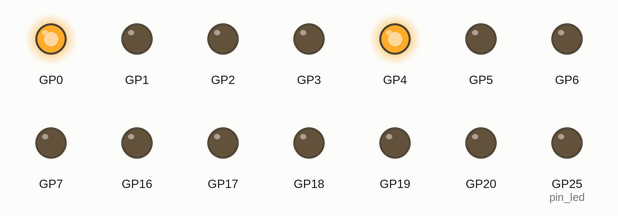
The program below on a simulated Raspberry Pi Pico running MicroPython. On the bench: output pins drawn as LEDs (lit = HIGH). At 0.4 s the program stops and its outputs stay as they are.

Above: at 0.05 s.
At 0.4 s:
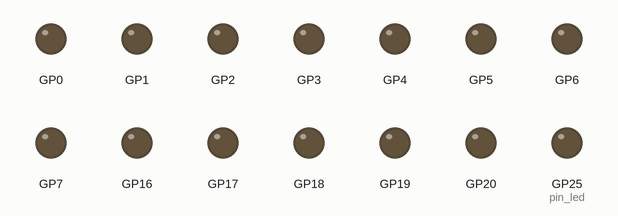
Timing chart, 0 to 1.9 s (numbered marks = the images above):
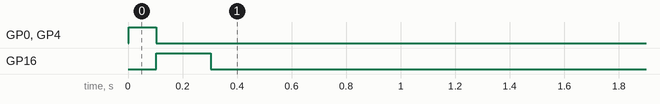

The program:

offall.py
```python
import utime
from Switching2x2_v1 import Switching2x2_v1

def main():
    swm = Switching2x2_v1()
    swm.enable()

    utime.sleep(0.1)

    """
    for i in range(100):
        nch = i % 6 + 1
        print (nch)
        swm.select_mux(nch)
        #print(f"failed to select_mux #{nch}")
        utime.sleep(1)
        """

    swm.ADG633[0].set_pins("0000")
    swm.ADG633[1].set_pins("0000")

    swm.ADG1406[0].set_pins("00000")

if __name__ == "__main__":
    main()
```

Switching2x2_v1.py
```python
#################################################
# Switching matrix 2x2 ver. 1
#################################################

# see pin_v1.md for pin setup
from machine import Pin
from PICO_ADG633 import PICO_ADG633
from PICO_ADG1406 import PICO_ADG1406
from pin_v1 import *


class Switching2x2_v1(object):
    ADG633 = []
    ADG1406 = []

    def __init__(self):
        self.ADG633.append(PICO_ADG633(pin_ADG633_1))
        self.ADG633.append(PICO_ADG633(pin_ADG633_2))
        self.ADG1406.append(PICO_ADG1406(pin_ADG1406_1))
        self.pin_led = Pin("LED", mode=Pin.OUT)

    def __select_path(self, path):
        swi = path["switch"] // 10
        swj = path["switch"] % 10
        muxi = 0
        muxj = path["mux"]

        self.reset_all_sw()
        self.ADG633[swi-1].sw[swj-1].on()
        self.ADG1406[0].select_channel(muxj-1)

    def __find_path(self, name, val):
        for pp in probe_path:
            if pp[name] == val:
                return pp

        print (f"WARNING: Cannot find the path for the given input {name}={val}")

        return None

    def enable(self):
        for a in self.ADG633:  a.enable()
        for a in self.ADG1406: a.enable()

    def disable(self):
        for a in self.ADG633:  a.disable()
        for a in self.ADG1406: a.disable()

    def select_probe(self, probe):
        path = self.__find_path("probe", probe)
        self.__select_path(self, path)

    def select_mux(self, mux):
        path = self.__find_path("mux", mux)
        self.__select_path(self, path)

    def select_pad(self, pad):
        path = self.__find_path("pad", pad)
        self.__select_path(self, path)

    def reset_all_sw(self):
        for sw in self.ADG633:
            sw.reset()

    def select_switch(self, nsw):
        isw = nsw // 3
        jsw = nsw % 3
        imux = 5 - nsw

        self.reset_all_sw()
        self.ADG633[isw].sw[jsw].on()
        self.ADG1406[0].select_channel(imux)
        self.enable()

    # end of class
```

PICO_ADG633.py
```python
from machine import Pin

class PICO_ADG633(object):
    pins = []
    EN = []
    A0 = []
    A1 = []
    A2 = []
    sw = []

    def __init__(self, pids=[]):
        # initiate
        self.configure_pins(pids)
        self.configure_switches()

    class switch:
        def __init__(self, pin):
            self.pin = pin

        def on(self):
            self.pin.off()

        def off(self):
            self.pin.on()

        def __call__(self):
            return int(not(self.pin.value()))


    def configure_pins(self, pids):
        if len(pids) != 4:
            print("ADG633 needs four pins assigned in the following order.")
            print("EN, A0, A1, A2")
            return -1

        self.EN = Pin(pids[0], mode=Pin.OUT)
        self.A0 = Pin(pids[1], mode=Pin.OUT)
        self.A1 = Pin(pids[2], mode=Pin.OUT)
        self.A2 = Pin(pids[3], mode=Pin.OUT)

        self.disable()

        return 0

    def configure_switches(self):
        self.s1 = self.switch(self.A0)
        self.s2 = self.switch(self.A1)
        self.s3 = self.switch(self.A2)
        self.sw = [self.s1, self.s2, self.s3]

    def set_pins(self, stat=""):
        if len(stat) == 4:
            self.EN.value(self.__conv_to_01(stat[3]))
            self.A0.value(self.__conv_to_01(stat[2]))
            self.A1.value(self.__conv_to_01(stat[1]))
            self.A2.value(self.__conv_to_01(stat[0]))
        elif len(stat) == 3:
            self.A0.value(self.__conv_to_01(stat[2]))
            self.A1.value(self.__conv_to_01(stat[1]))
            self.A2.value(self.__conv_to_01(stat[0]))
        else:
            print("Input bits has to be 4-bit long")
            return -1

        return 0

    def disable(self):
        self.EN.on()
        return 0

    def enable(self):
        self.EN.off()
        return 0

    def reset(self): # set all switches to off (B state)
        self.set_pins("111")
        return 0

    def __conv_to_01(self, anything):
        return int(bool(int(anything)))

    # end of class
```

PICO_ADG1406.py
```python
from utime import sleep
from machine import Pin

class PICO_ADG1406(object):
    pins = []
    EN = []
    A0 = []
    A1 = []
    A2 = []
    A3 = []

    def __init__(self, pids=[]):
        # initiate
        self.configure_pins(pids)

    def configure_pins(self, pids):
        if len(pids) != 5:
            print("ADG1406 needs five pins assigned in the following order.")
            print("EN, A0, A1, A2, A3")
            return -1

        self.EN = Pin(pids[0], mode=Pin.OUT)
        self.A0 = Pin(pids[1], mode=Pin.OUT)
        self.A1 = Pin(pids[2], mode=Pin.OUT)
        self.A2 = Pin(pids[3], mode=Pin.OUT)
        self.A3 = Pin(pids[4], mode=Pin.OUT)

        self.disable()

        return 0

    def set_pins(self, stat=""):
        if len(stat) == 4:
            self.A0.value(self.__conv_to_01(stat[3]))
            self.A1.value(self.__conv_to_01(stat[2]))
            self.A2.value(self.__conv_to_01(stat[1]))
            self.A3.value(self.__conv_to_01(stat[0]))
        elif len(stat) == 5:
            self.EN.value(self.__conv_to_01(stat[4]))
            self.A0.value(self.__conv_to_01(stat[3]))
            self.A1.value(self.__conv_to_01(stat[2]))
            self.A2.value(self.__conv_to_01(stat[1]))
            self.A3.value(self.__conv_to_01(stat[0]))
        else:
            print("Input bits has to be 4 or 5-bit long")
            return -1

        sleep(0.1)
        return 0

    def disable(self):
        self.EN.off()
        sleep(0.1)
        return 0

    def enable(self):
        self.EN.on()
        sleep(0.1)
        return 0

    def reset(self):
        self.set_pins("0000")

    def select_channel(self, nch):
        bch = self.__nch2bin(nch)
        bch += str(self.EN.value())
        self.set_pins(bch)
        return 0

    def __nch2bin(self, nch):
        if nch < 0:
            raise "Invalid channel number"

        nchb = int(bin(nch-1)[2:])

        return f"{nchb:04d}"

    def __conv_to_01(self, anything):
        return int(bool(int(anything)))

    # end of class
```

pin_v1.py
```python
"""
The version 1 consists of two triple-channel SPDT switches (ADG633),
one 16-channel multiplexer (ADG1406), and a Raspberry pi pico
to controll the chips.
The followings are describing the pin configurations for KU setup.
"""

# RPI pico pin configurations
"""
Pin number N denotes GPN pin (eg. 16->GP16).
|            | EN | A0 | A1 | A2 | A3 |
| ---------- | -- | -- | -- | -- | -- |
| ADG633  #1 |  0 |  1 |  2 |  3 |    |
| ADG633  #2 |  4 |  5 |  6 |  7 |    |
| ADG1406 #1 | 16 | 17 | 18 | 19 | 20 |
"""

pin_ADG633_1 = [0, 1, 2, 3]
pin_ADG633_2 = [4, 5, 6, 7]
pin_ADG1406_1 = [16, 17, 18, 19, 20]

"""
# signal lines
* SN are channels on ADG1406
* PN are probe #N

## Between the chips
|            | S1A | S1B | S2A | S2B | S3A | S3B | D1 | D2 | D3 |
| ---------- | --- | --- | --- | --- | --- | --- | -- | -- | -- |
| ADG633  #1 |  S1 | GND |  S2 | GND |  S3 | GND | P1 | P4 |    |
| ADG633  #2 |  S4 | GND |  S5 | GND |  S6 | GND | P3 | P6 | P5 |

## Probe to sensor (Korea Univ.)
|      | Contact     |
| ---- | ----------- |
| P1   | pad 1       |
| P2   | HV (bottom) |
| P3   | pad 3       |
| P4   | pad 2       |
| P5   | Guard ring  |
| P6   | pad 4       |

## Full connection path
 * Note that id numbers start from 1.
pad1 -> P1 -> #1 S1A -> S1
pad2 -> P4 -> #1 S2A -> S2
pad3 -> P3 -> #2 S1A -> S4
pad4 -> P6 -> #2 S2A -> S5
GDR  -> P5 -> #2 S3A -> S6
"""

# swithch = ij, where i is the ADG633 ID and j is switch id on ADG633

NC = -1
GDR = 5

probe1path = {"probe":1, "switch":11, "mux":1, "pad":1}
probe2path = {"probe":2, "switch":NC, "mux":NC, "pad":NC}
probe3path = {"probe":3, "switch":21, "mux":4, "pad":3}
probe4path = {"probe":4, "switch":12, "mux":2, "pad":2}
probe5path = {"probe":5, "switch":23, "mux":6, "pad":GDR}
probe6path = {"probe":6, "switch":22, "mux":5, "pad":4}
dummy      = {"probe":-1,"switch":13, "mux":3, "pad":NC}

probe_path = [probe1path, probe2path, probe3path, probe4path, probe5path, probe6path, dummy]
```

Measured:
- by itself, GP0, GP4: LOW → HIGH at 0.00 s, → LOW 0.10 s later
- by itself, GP16: LOW → HIGH at 0.10 s, → LOW 0.20 s later
